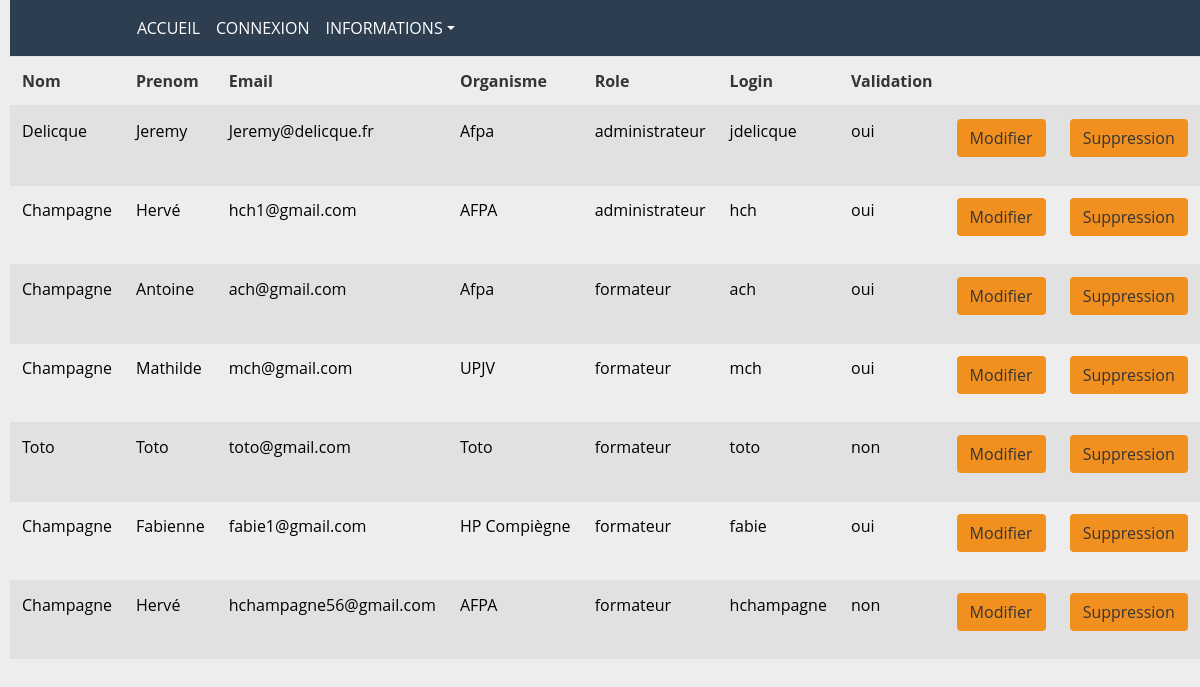
Screenshot of /index.php/administration/adherent with the database file from the repository.
### tables this page shows
CREATE TABLE `adherent` (
  `adh_id` int(3) NOT NULL COMMENT 'index adherent',
  `adh_nom` varchar(50) NOT NULL COMMENT 'nom adhérent/admin',
  `adh_prenom` varchar(50) NOT NULL COMMENT 'prenom adhérent/admin',
  `adh_email` varchar(150) NOT NULL COMMENT 'email adhérent/admin',
  `adh_organisme` varchar(50) NOT NULL COMMENT 'oragnisme adhérent/admin',
  `adh_role` varchar(15) NOT NULL DEFAULT 'formateur' COMMENT 'role adhérent/admin',
  `adh_login` varchar(100) NOT NULL COMMENT 'login adh"rent/admin',
  `adh_mdp` varchar(60) NOT NULL COMMENT 'mot de passe adhérent/admin',
  `adh_validation` int(2) NOT NULL DEFAULT '0' COMMENT 'validation 0=non 1=oui',
  `adh_d_inscription` date DEFAULT NULL COMMENT 'date inscription adhérent/admin',
  `adh_d_connexion` datetime DEFAULT NULL COMMENT 'dernière connexion adh/admin'
);

### application/controllers/Administration.php (called while the page is built, shortened)
<?php
class Administration extends CI_Controller {
    public function adherent(){
        $data = $this->Adherent_model->liste_adherents();
        $this->load->view('head');
        $this->load->view('header/header_loader');
        $this->load->view('administration/adherent/liste_adherent', $data);
        $this->load->view('script');
    }
}

### index.php (called while the page is built, shortened)
<?php
require_once BASEPATH.'core/CodeIgniter.php';

### application/models/Adherent_model.php (called while the page is built, shortened)
<?php
class Adherent_model extends CI_Model
{
    function liste_adherents()
    {
        $this->db->from('adherent');
        $requete['liste'] =  $this->db->get()->result();
        return $requete;
    }
}

### application/views/administration/adherent/liste_adherent.php (the view)
<div class="table-reponsive">
    <table class="table table-striped">
        <thead>
            <tr>
                <th scope="col">Nom</th>
                <th scope="col">Prenom</th>
                <th scope="col">Email</th>
                <th scope="col">Organisme</th>
                <th scope="col">Role</th>
                <th scole="col">Login</th>
                <th scole="col">Validation</th>
                <th scole="col"></th>
                <th scole="col"></th>
            </tr>
        </thead>
        <tbody>
            <?php foreach ($liste as $adherent){ ?>
            <tr>
                <td><?= $adherent->adh_nom ?> </td>
                <td><?= $adherent->adh_prenom ?> </td>
                <td><?= $adherent->adh_email ?> </td>
                <td><?= $adherent->adh_organisme ?> </td>
                <td><?= $adherent->adh_role ?> </td>
                <td><?= $adherent->adh_login ?> </td>
                <td><?= ($adherent->adh_validation == 1) ? "oui" : "non" ;?> </td>
                <td><a class="btn" href="<?=site_url("Administration/modif_adherent/". $adherent->adh_id)?>">Modifier</a></td>
                <td> <a class="btn "href="<?=site_url("Administration/suppr_adherent/".$adherent->adh_id)?>"  Onclick='return confirm("Etes-vous sûr?")'>Suppression</a></td>
            </tr>
            <?php } ?>
        </tbody>
    </table>
</div>

### assets/css/style.css (style rules this page uses)
a { color: rgb(34, 31, 31); }
th { color: #343538; }
td { color: black; }
body { background-color: #eeeded; margin-left: 10px; font-family: "Open sans"; }
.btn { color:#343538; background-color:#F18F1F; margin-bottom:1rem; }

### rows the page displays
adherent: adh_nom "Delicque", adh_prenom "Jeremy", adh_email "Jeremy@delicque.fr", adh_organisme "Afpa", adh_role "administrateur", adh_login "jdelicque", adh_validation "oui"
adherent: adh_nom "Champagne", adh_prenom "Hervé", adh_email "hch1@gmail.com", adh_organisme "AFPA", adh_role "administrateur", adh_login "hch", adh_validation "oui"
adherent: adh_nom "Champagne", adh_prenom "Antoine", adh_email "ach@gmail.com", adh_organisme "Afpa", adh_role "formateur", adh_login "ach", adh_validation "oui"
adherent: adh_nom "Champagne", adh_prenom "Mathilde", adh_email "mch@gmail.com", adh_organisme "UPJV", adh_role "formateur", adh_login "mch", adh_validation "oui"
adherent: adh_nom "Toto", adh_prenom "Toto", adh_email "toto@gmail.com", adh_organisme "Toto", adh_role "formateur", adh_login "toto", adh_validation "non"
adherent: adh_nom "Champagne", adh_prenom "Fabienne", adh_email "fabie1@gmail.com", adh_organisme "HP Compiègne", adh_role "formateur", adh_login "fabie", adh_validation "oui"
adherent: adh_nom "Champagne", adh_prenom "Hervé", adh_email "hchampagne56@gmail.com", adh_organisme "AFPA", adh_role "formateur", adh_login "hchampagne", adh_validation "non"
